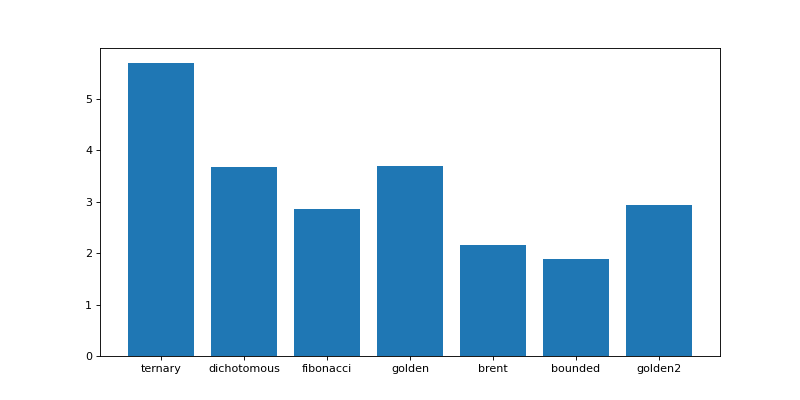

Generate this figure with Python:
import matplotlib.pyplot as plt
import numpy as np

from catsim.cat import generate_item_bank
from catsim.estimation import NumericalSearchEstimator
from catsim.initialization import FixedPointInitializer
from catsim.selection import MaxInfoSelector
from catsim.simulation import Simulator
from catsim.stopping import MaxItemStopper

items = generate_item_bank(300)
examinees = 100
test_size = 20
thetas = np.random.normal(0, 1, examinees)
sim_times = {}
for m in NumericalSearchEstimator.methods:
    simulator = Simulator(
        items,
        thetas,
        FixedPointInitializer(0),
        MaxInfoSelector(),
        NumericalSearchEstimator(method=m),
        MaxItemStopper(test_size),
    )
    simulator.simulate(verbose=True)
    sim_times[m] = simulator.duration

plt.figure(figsize=(10, 5))
plt.bar(range(len(sim_times)), list(sim_times.values()), align="center")
plt.xticks(range(len(sim_times)), list(sim_times.keys()))
plt.show()
